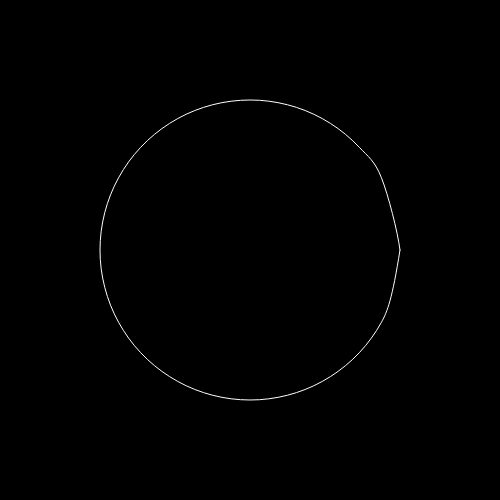
Frame 1 (no input)
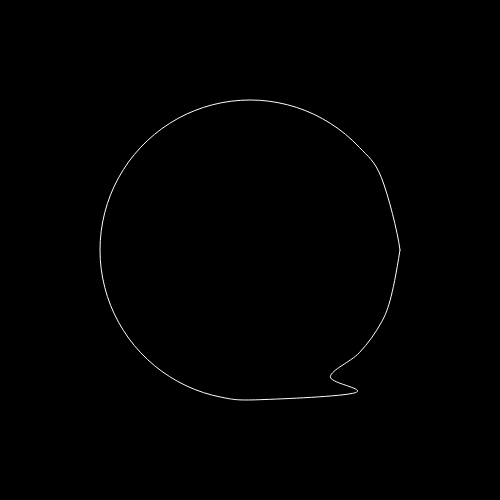
Frame 60 (no input)
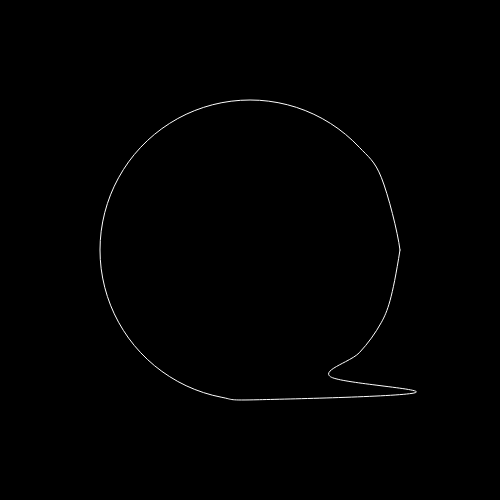
Frame 120 (the mouse pressed at the canvas centre since frame 60)

The p5.js sketch that drew these frames (run headless with seeded random() and noise() and a simulated clock; from frame 60 on, the mouse is pressed at the canvas centre):

// p5.js sketch
// ── sketch.js
/**
 * @Author: viviennemulvey
 * @Date:   2020-09-23T09:26:27+01:00
 * @Last modified by:   viviennemulvey
 * @Last modified time: 2021-02-05T16:28:39+00:00
 */

let width = 500;
let height = 500;
let radius = 150;
let numOfPoints = 25;
let points = [];

function setup() {
  createCanvas(width, height);
  background(0, 0, 0);

  let angle = radians(360 / numOfPoints);
  for (i = 0; i < numOfPoints; i++) {
    let xPos = cos(angle * i) * radius;
    let yPos = sin(angle * i) * radius;
    points.push(createVector(xPos, yPos));
  }

}


function draw() {
  background(0, 0, 0);
  noFill();
  stroke(255);
  push();
  translate(width / 2, height / 2);
  beginShape();

  //first point / control point
  curveVertex(points[points.length - 1], points[points.length - 1].y);

  // points
  for (i = 0; i < points.length - 1; i++) {
    curveVertex(points[i].x, points[i].y);
  }

  //end point / control point
  curveVertex(points[0].x, points[0].y);

  curveVertex(points[1].x, points[1].y);

  endShape();
  pop();

  points[5].x += 1

}
